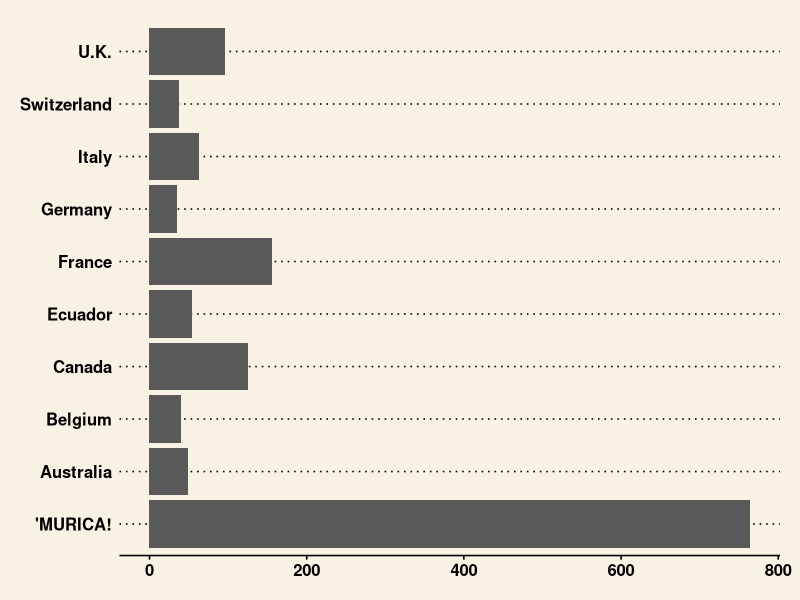
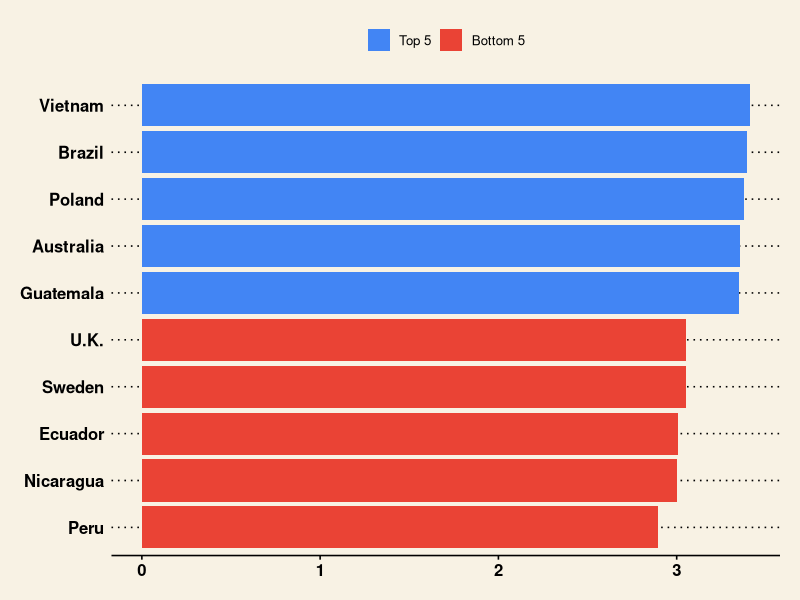
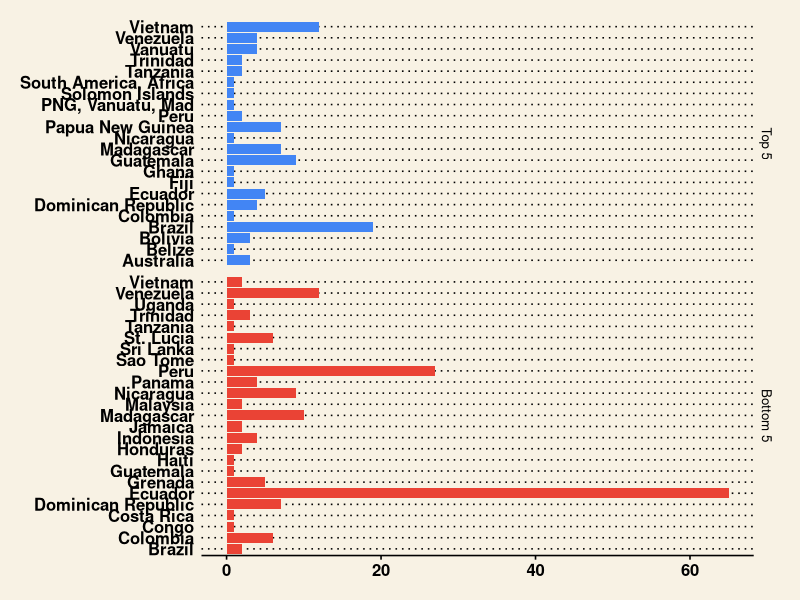
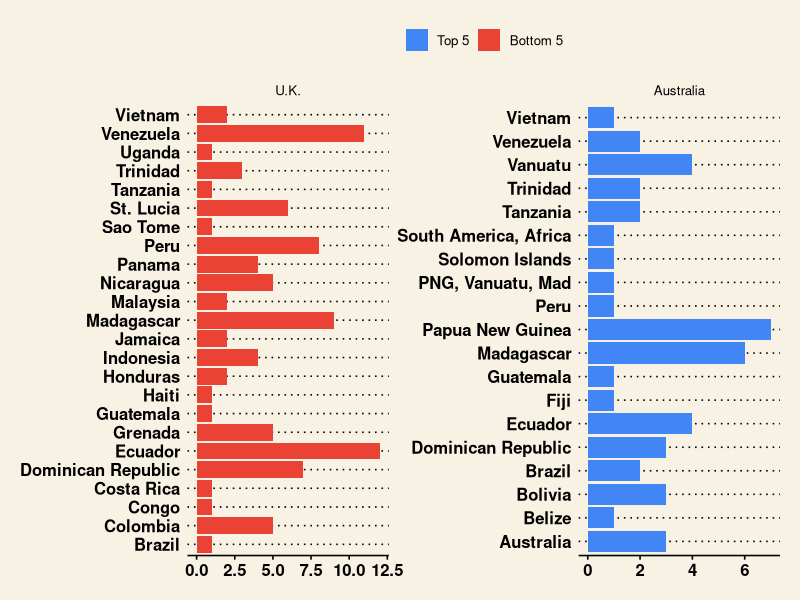
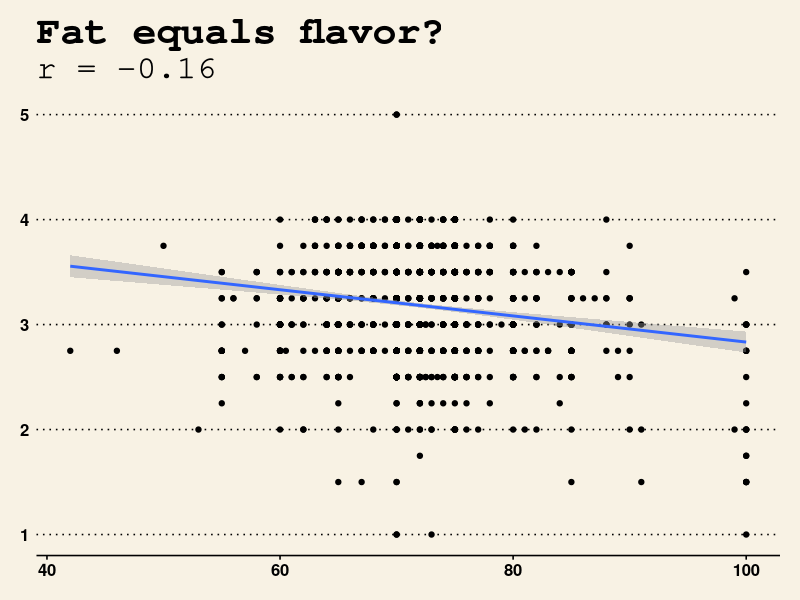
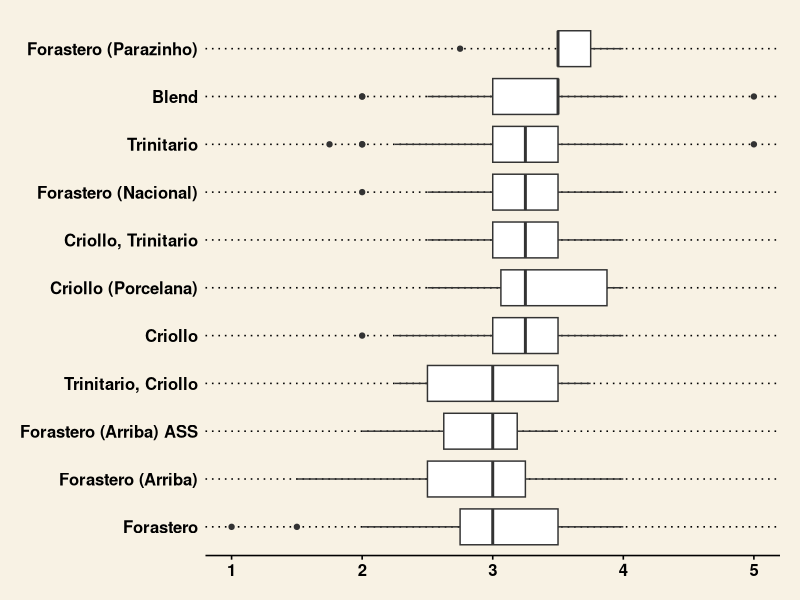

The R script that drew these images, in order:
## ---- chunk 1
knitr::opts_chunk$set(echo=FALSE, warning=FALSE, message=FALSE, cache=TRUE)
## ---- chunk 2
library(tidyverse);library(ggthemes)
choc <- read.csv("choc.csv")
## ---- chunk 3
t10 <- data.frame(sort(table(choc$compLoc), decreasing = TRUE)[1:10])
t10$Var1 <- gsub("U.S.A.", "'MURICA!", t10$Var1)
ggplot(data = t10, aes(x = Var1, y = Freq)) +
  geom_bar(stat = "identity") +
  labs(x = NULL) +
  theme_wsj() +
  coord_flip()
## ---- chunk 4
avgRat <- choc %>%
  group_by(compLoc) %>%
  summarise(avg = mean(Rating), count = n()) %>%
  arrange(desc(avg)) %>%
  filter(count >= 5, !is.na(compLoc))

hiLo <- rbind(head(avgRat, 5), tail(avgRat, 5))
hiLo$grp <- factor(c(rep("Top 5", 5), rep("Bottom 5",5)), levels = c("Top 5", "Bottom 5"))

bars <- ggplot(data = hiLo, aes(x = reorder(compLoc, avg), y = avg, fill = grp)) +
  labs(x = NULL, y = 'Average Rating') +
  geom_bar(stat = 'identity') +
  coord_flip() +
  theme_wsj() +
  scale_fill_gdocs() +
  theme(legend.title = element_blank())
bars
## ---- chunk 5
beans <- choc %>%
  filter(compLoc %in% hiLo$compLoc)

beans$compLoc <- factor(beans$compLoc, levels = hiLo$compLoc[10:1])

beans$grp <- ifelse(beans$compLoc %in% hiLo$compLoc[1:5], "Top 5", "Bottom 5") %>%
  factor(levels = c("Top 5", "Bottom 5"))
beans <- group_by(beans, compLoc, bOrigin, grp) %>%
  summarize(count = n()) %>%
  filter(!is.na(bOrigin))#, count > 1)

origin <- ggplot(beans, aes(x = bOrigin, y = count, fill = grp)) +
  labs(x = NULL, y = NULL) +
  stat_summary(fun.y = sum, geom = "bar") +
  coord_flip() +
  facet_grid(grp ~ ., scales = "free", space = "free") +
  scale_fill_gdocs() +
  theme_wsj() +
  theme(legend.position = "none")
origin
## ---- chunk 6
nogrow <- filter(beans, compLoc %in% c("Australia", "U.K."))

nobeans <- ggplot(nogrow, aes(x = bOrigin, y = count, fill = grp)) +
  labs(x = NULL, y = NULL) +
  stat_summary(fun.y = sum, geom = "bar") +
  coord_flip() +
  facet_wrap(~ compLoc , scales = "free", drop = TRUE) +
  theme_wsj() +
  scale_fill_gdocs() +
  theme(legend.title = element_blank())
nobeans
## ---- chunk 7
r <- round(cor(choc$Rating, choc$pCocoa),2)

p <- ggplot(data = choc, aes(x = pCocoa, y = Rating)) +
  geom_point() +
  geom_smooth(method = "lm", formula = y~x) + 
  labs(title = "Fat equals flavor?",
       subtitle = paste0("r = ", r), x = "Percentage Cocoa") +
  theme_wsj() +
  scale_fill_gdocs()
p
## ---- chunk 8
bType <- filter(choc, !is.na(BeanType))
idx <- group_by(bType, BeanType) %>%
  summarize(count = n()) %>%
  filter(count >=5)
bType <- filter(bType, BeanType %in% idx$BeanType)

t <- ggplot(data = bType, aes(x = reorder(BeanType, Rating, FUN = median), y = Rating)) +
  geom_boxplot() +
  labs(x = NULL, y = NULL) +
  coord_flip() +
  scale_fill_gdocs() +
  theme_wsj()
t
